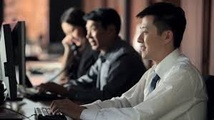
#> input picture FaceDetector1/china_male_53/test (10).jpg, 214 x 120 px, shrunk from 299 x 168 before the run; its folder holds 4 pictures in this run
$ python looper.py
#> lines starting #> are read from the running program, lines starting #| are printed output that depends on the picture
import numpy as np
import cv2
import matplotlib.pyplot as plt
import os
from os.path import join
import xlsxwriter as sexy
def detectF(cascade, test_image, scaleFactor = 1.3):
    img = test_image.copy()
    test_gray = cv2.cvtColor(img, cv2.COLOR_BGR2GRAY)
    faces = cascade.detectMultiScale(test_gray, scaleFactor = scaleFactor, minNeighbors = 5)
    return len(faces)


cassy = cv2.CascadeClassifier('haarcascade_frontalface_default.xml')
#q = detectF(cassy, cv2.imread('data/baby1.png'))
#print(q)
i = 0
image_list = list()
image_dir = 'china_male_53/'
with os.scandir('china_male_53/') as root_dir:
    for path in root_dir:
        if path.is_file():
            i += 1
            #print(f"Full path is: {path} and just the name is: {path.name}")
            image_list.append(join(image_dir,path.name))
print(f"{i} files scanned successfully.")
#print(image_list)
def get_res(image_lists):
    dic = dict()
    for i in image_list:
        dic[i] = detectF(cassy, cv2.imread(i))
#> in detectF, img is the input picture: shape (120, 214, 3); mean B, G, R 77.7, 81.9, 91.4
#> in detectF, `test_gray = cv2.cvtColor(img, cv2.COLOR_BGR2GRAY)`:
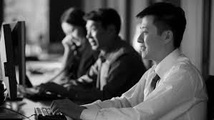
#> test_gray: shape (120, 214); min 0, max 250, mean 84.3
#> in detectF, `faces = cascade.detectMultiScale(test_gray, scaleFactor = scaleFactor,..`: faces = ()
#> pass 2 of the loop in get_res, `for i in image_list:`:
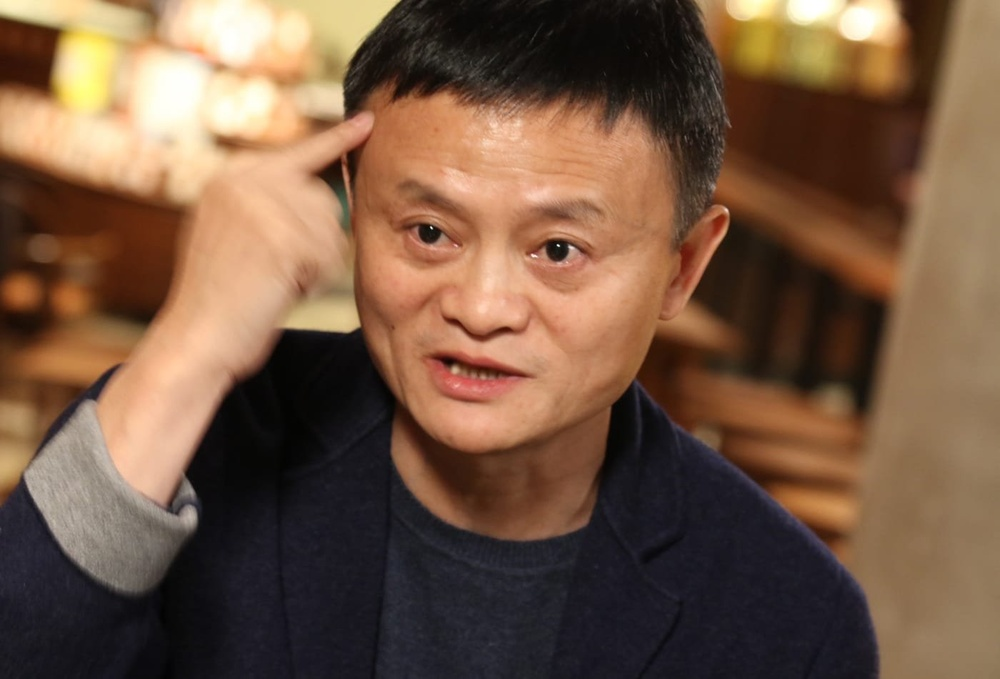
#> input picture FaceDetector1/china_male_53/test (1).jpg, 1000 x 679 px, shrunk from 1400 x 950 before the run
#> in detectF, img is the input picture: shape (679, 1000, 3); mean B, G, R 67, 87.6, 116.3
#> in detectF (call 2), `test_gray = cv2.cvtColor(img, cv2.COLOR_BGR2GRAY)`:
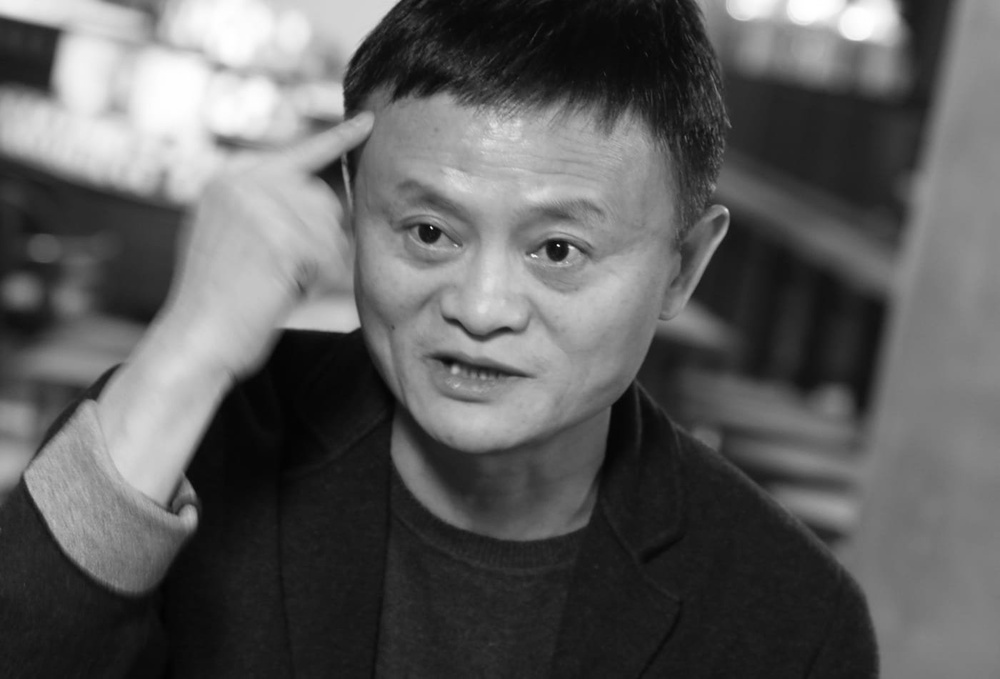
#> test_gray: shape (679, 1000); min 2, max 255, mean 93.8
#> faces = [[315, 87, 370, 370]]
#> pass 3 of the loop in get_res, `for i in image_list:`:
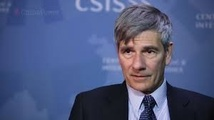
#> input picture FaceDetector1/china_male_53/test (100).jpg, 214 x 120 px, shrunk from 300 x 168 before the run
#> in detectF, img is the input picture: shape (120, 214, 3); mean B, G, R 127.6, 89.1, 78.2
#> in detectF (call 3), `test_gray = cv2.cvtColor(img, cv2.COLOR_BGR2GRAY)`:
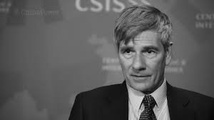
#> test_gray: shape (120, 214); min 3, max 222, mean 90.2
#> faces = [[108, 27, 65, 65]]
#> the loop made 4 passes; the first 3 are shown
    return dic
result = get_res(image_list)
#> result = {'china_male_53/test (10).jpg': 0, 'china_male_53/test (1).jpg': 1, 'china_male_53/test (100).jpg': 1, 'china_male_53/test (11).jpg': 0}
workbook = sexy.Workbook('image&face_3_5.xlsx')
worksheet = workbook.add_worksheet()
worksheet.write(0,0,'Images')
worksheet.write(0,1,'Faces')
row = 1
col = 0
#sorted(result.items())

for k,v in result.items():
    worksheet.write(row,col,k)
    worksheet.write(row,col+1,v)
    row = row+1
#> this loop made 4 passes
#> (k, v) on passes 1 to 4: ('china_male_53/test (10).jpg', 0), ('china_male_53/test (1).jpg', 1), ('china_male_53/test (100).jpg', 1), ('china_male_53/test (11).jpg', 0)
#> after the loop, row = 5
workbook.close()
print('done')
